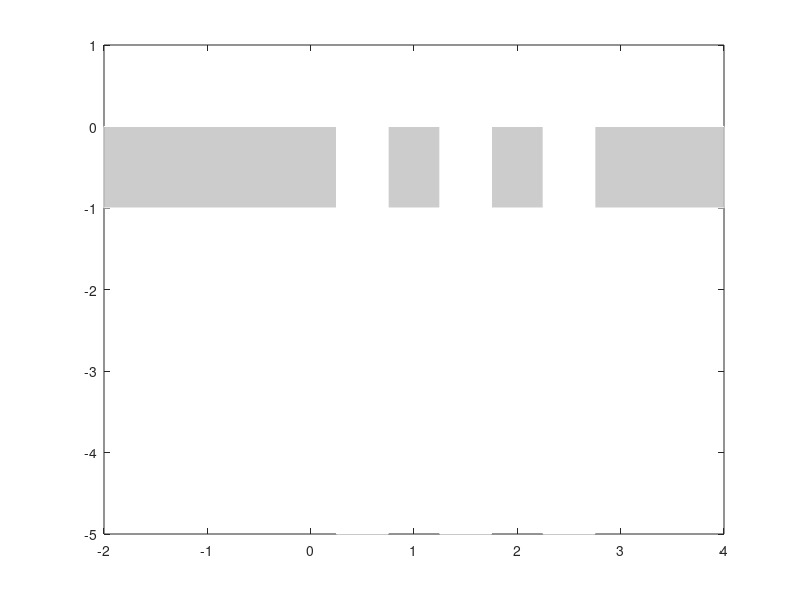

The MATLAB script that drew this image: (Note: this script raises an error after producing the figure.)
 % plot scenario 
x_target = 3;
xmin = -2;
xmax = x_target+1;
temp = xmin:1:xmax;
n_holes = 3;
xc_vec = [0.5 1.5 2.5];
zc_vec = [0 0 0];
height_vec = [0.1 0.1 0.1];
width_vec = [0.5 0.5 0.5];
a_vec = width_vec/2;
b_vec = height_vec;
 area(temp ,0*temp-1,'FaceColor','k','FaceAlpha',0.2,'EdgeColor',[1 1 1]);
 hold on
for kk= 1:n_holes
                x_nodes = [xc_vec(kk)-a_vec(kk)  xc_vec(kk)+a_vec(kk) xc_vec(kk)+a_vec(kk) xc_vec(kk)-a_vec(kk)];
                y_nodes = [-5 -5 1e-2 1e-2];
                patch(x_nodes,y_nodes,'white','EdgeColor','white');
end
xline(0,'r--')
xline(x_target,'r--')
axis equal
xlim([-0.5 xmax-0.5]);
ylim([-0.5 1]);